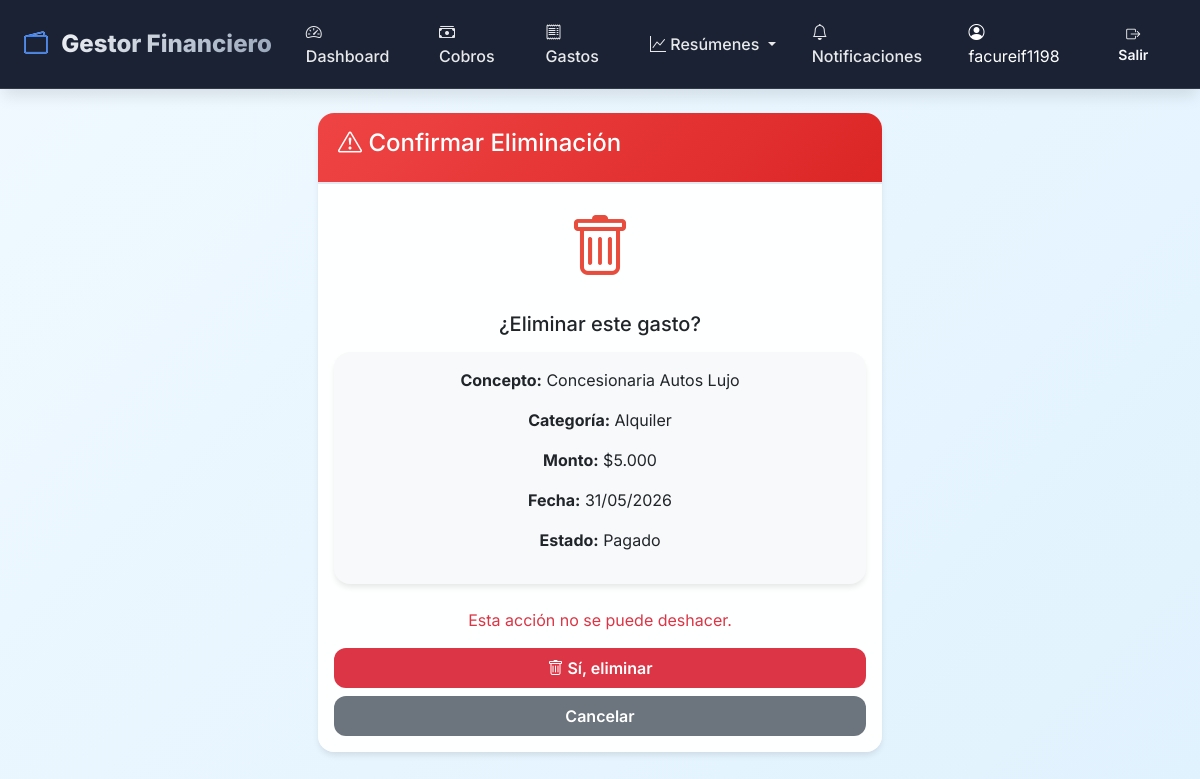
The app's page /gastos/eliminar/9/ (signed in) with its own data.
### finances/models.py (models this page shows, shortened)
class Gasto(models.Model):
    FORMA_PAGO_CHOICES = [
        ('efectivo', 'Efectivo'),
        ('transferencia', 'Transferencia'),
        ('tarjeta_credito', 'Tarjeta de Crédito'),
        ('tarjeta_debito', 'Tarjeta de Débito'),
        ('debito_automatico', 'Débito Automático'),
        ('cheque', 'Cheque'),
        ('otro', 'Otro'),
    ]
    ESTADO_CHOICES = [
        ('pendiente', 'Pendiente'),
        ('pagado', 'Pagado'),
        ('vencido', 'Vencido'),
        ('cancelado', 'Cancelado'),
    ]
    PERIODICIDAD_CHOICES = [
        ('unico', 'Único'),
        ('mensual', 'Mensual'),
        ('bimestral', 'Bimestral'),
        ('trimestral', 'Trimestral'),
        ('semestral', 'Semestral'),
        ('anual', 'Anual'),
    ]
    TIPO_CHOICES = [
        ('fijo', 'Fijo'),
        ('servicio', 'Servicio'),
        ('impuesto', 'Impuesto'),
        ('variable', 'Variable'),
        ('otro', 'Otro'),
    ]
    usuario = models.ForeignKey(User, on_delete=models.CASCADE, null=True, blank=True)
    categoria = models.ForeignKey(Categoria, on_delete=models.PROTECT)
    nombre = models.CharField(max_length=200)
    descripcion = models.TextField(blank=True)
    monto = models.DecimalField(max_digits=12, decimal_places=2, null=True, blank=True)
    tipo_gasto = models.CharField(max_length=20, choices=TIPO_CHOICES, default='fijo')
    fecha = models.DateField(default=timezone.now)
    fecha_vencimiento = models.DateField(null=True, blank=True)
    fecha_pago = models.DateField(null=True, blank=True)
    forma_pago = models.CharField(max_length=20, choices=FORMA_PAGO_CHOICES, default='efectivo')
    estado = models.CharField(max_length=15, choices=ESTADO_CHOICES, default='pendiente')
    comprobante = models.FileField(upload_to='comprobantes/%Y/%m/', null=True, blank=True)
    es_recurrente = models.BooleanField(default=False)
    pago_automatico = models.BooleanField(default=False)
    periodicidad = models.CharField(max_length=20, choices=PERIODICIDAD_CHOICES, default='unico')
    meses_a_generar = models.IntegerField(default=1)
    observaciones = models.TextField(blank=True)
    creado = models.DateTimeField(auto_now_add=True)
    actualizado = models.DateTimeField(auto_now=True)
    class Meta:
        ordering = ['-fecha']
        verbose_name = 'Gasto'
        verbose_name_plural = 'Gastos'

class Categoria(models.Model):
    TIPO_CHOICES = [
        ('ingreso', 'Ingreso'),
        ('gasto', 'Gasto'),
    ]
    usuario = models.ForeignKey(User, on_delete=models.CASCADE, null=True, blank=True)
    nombre = models.CharField(max_length=100)
    tipo = models.CharField(max_length=10, choices=TIPO_CHOICES)
    icono = models.CharField(max_length=50, blank=True)
    color = models.CharField(max_length=7, default='#3498db')
    activo = models.BooleanField(default=True)
    class Meta:
        ordering = ['nombre']
        verbose_name = 'Categoría'
        verbose_name_plural = 'Categorías'
        unique_together = ['usuario', 'nombre']

### finances/views.py (the view)
# urls.py: path('gastos/eliminar/<int:pk>/', views.eliminar_gasto, name='eliminar_gasto'),
@login_required
def eliminar_gasto(request, pk):
    gasto = get_object_or_404(Gasto, pk=pk, usuario=request.user)
    if request.method == 'POST':
        nombre = gasto.nombre
        gasto.delete()
        messages.success(request, f'🗑️ Gasto "{nombre}" eliminado')
        return redirect('lista_gastos')
    return render(request, 'finances/confirmar_eliminar_gasto.html', {'gasto': gasto})

### finances/templates/finances/confirmar_eliminar_gasto.html (shortened to what this page needs)
{% extends 'finances/base.html' %}
{% load humanize %}
{% block content %}
<div class="row justify-content-center">
    <div class="col-md-6">
        <div class="card border-danger">
            <div class="card-header bg-danger text-white">
                <h4><i class="bi bi-exclamation-triangle"></i> Confirmar Eliminación</h4>
            </div>
            <div class="card-body text-center">
                <i class="bi bi-trash" style="font-size: 4rem; color: #e74c3c;"></i>
                <h5 class="mt-3">¿Eliminar este gasto?</h5>
                <div class="card mt-3 bg-light">
                    <div class="card-body">
                        <p><strong>Concepto:</strong> {{ gasto.nombre }}</p>
                        <p><strong>Categoría:</strong> {{ gasto.categoria.nombre }}</p>
                        <p><strong>Monto:</strong>
                            {% if gasto.monto %}
                                ${{ gasto.monto|floatformat:0|intcomma }}
                            {% else %}
                                Sin monto
                            {% endif %}
                        </p>
                        <p><strong>Fecha:</strong> {{ gasto.fecha|date:"d/m/Y" }}</p>
                        <p><strong>Estado:</strong> {{ gasto.get_estado_display }}</p>
                    </div>
                </div>
                <p class="text-danger mt-3">Esta acción no se puede deshacer.</p>
                <form method="POST">
                    <div class="d-grid gap-2">
                        <button type="submit" class="btn btn-danger">
                            <i class="bi bi-trash"></i> Sí, eliminar
                        </button>
                        <a href="{% url 'lista_gastos' %}" class="btn btn-secondary">Cancelar</a>
                    </div>
                </form>
            </div>
        </div>
    </div>
</div>
{% endblock %}

### finances/templates/finances/base.html (shortened to what this page needs)
<!DOCTYPE html>
<html lang="es">
<head>
    <link href="https://cdn.jsdelivr.net/npm/bootstrap@5.1.3/dist/css/bootstrap.min.css" rel="stylesheet">
    <link rel="stylesheet" href="https://cdn.jsdelivr.net/npm/bootstrap-icons@1.8.1/font/bootstrap-icons.css">
</head>
<body>
    <nav class="navbar navbar-expand-lg navbar-dark mb-4">
        <div class="container">
            <a class="navbar-brand" href="{% url 'dashboard' %}">
                <i class="bi bi-wallet2"></i> Gestor Financiero
            </a>
            <div class="collapse navbar-collapse" id="navbarNav">
                <ul class="navbar-nav me-auto">
                    <li class="nav-item">
                        <a class="nav-link" href="{% url 'dashboard' %}">
                            <i class="bi bi-speedometer2"></i> Dashboard
                        </a>
                    </li>
                    <li class="nav-item">
                        <a class="nav-link" href="{% url 'lista_cobros' %}">
                            <i class="bi bi-cash-stack"></i> Cobros
                        </a>
                    </li>
                    <li class="nav-item">
                        <a class="nav-link" href="{% url 'lista_gastos' %}">
                            <i class="bi bi-receipt"></i> Gastos
                        </a>
                    </li>
                    <li class="nav-item dropdown">
                        <a class="nav-link dropdown-toggle" href="#" data-bs-toggle="dropdown">
                            <i class="bi bi-graph-up"></i> Resúmenes
                        </a>
                    </li>
                    <li class="nav-item">
                        <a class="nav-link" href="{% url 'notificaciones' %}">
                            <i class="bi bi-bell"></i> Notificaciones
                        </a>
                    </li>
                </ul>
                <div class="d-none d-lg-flex align-items-center ms-3">
                    <span class="text-white me-3">
                        <i class="bi bi-person-circle"></i> {{ user.username }}
                    </span>
                    <a href="{% url 'logout' %}" class="btn btn-outline-light btn-sm">
                        <i class="bi bi-box-arrow-right"></i> Salir
                    </a>
                </div>
            </div>
        </div>
    </nav>
    <div class="container">
        {% block content %}{% endblock %}
    </div>
</body>
</html>

### finances/templates/finances/base.html (style rules this page uses)
:root { --primary: #0f172a; --primary-light: #1e293b; --accent: #3b82f6; --accent-hover: #2563eb; --success: #10b981; --danger: #ef4444; --warning: #f59e0b; --info: #06b6d4; --gray-50: #f8fafc; --gray-100: #f1f5f9; --gray-200: #e2e8f0; --gray-600: #475569; --gray-800: #1e293b; --shadow-sm: 0 1px 2px 0 rgb(0 0 0 / 0.05); --shadow-md: 0 4px 6px -1px rgb(0 0 0 / 0.1); --shadow-lg: 0 10px 15px -3px rgb(0 0 0 / 0.1); --radius-lg: 1rem; --radius-md: 0.75rem; }
* { margin: 0; padding: 0; box-sizing: border-box; }
body { background: linear-gradient(135deg, #f0f9ff 0%, #e0f2fe 100%); font-family: 'Inter', -apple-system, BlinkMacSystemFont, 'Segoe UI', Roboto, sans-serif; min-height: 100vh; overflow-x: hidden; }
.navbar { background: rgba(15, 23, 42, 0.95) !important; backdrop-filter: blur(10px); box-shadow: var(--shadow-lg); border-bottom: 1px solid rgba(255,255,255,0.1); padding: 0.75rem 0; position: relative; z-index: 1050; }
.navbar-brand { font-weight: 800; font-size: 1.5rem; background: linear-gradient(135deg, #fff, #94a3b8); -webkit-background-clip: text; background-clip: text; color: transparent !important; }
.navbar-brand i { background: none; -webkit-background-clip: unset; background-clip: unset; color: var(--accent) !important; margin-right: 8px; }
.navbar-nav { align-items: center; }
.nav-link { font-weight: 500; transition: all 0.2s ease; border-radius: var(--radius-md); padding: 0.5rem 1rem !important; margin: 0 2px; color: rgba(255,255,255,0.9) !important; }
.card { border: none; border-radius: var(--radius-lg); background: rgba(255, 255, 255, 0.95); backdrop-filter: blur(4px); box-shadow: var(--shadow-md); transition: transform 0.2s ease, box-shadow 0.2s ease; overflow: hidden; margin-bottom: 1.5rem; }
.card-header { background: rgba(255,255,255,0.98); border-bottom: 2px solid var(--gray-200); padding: 1rem 1.25rem; font-weight: 700; }
.bg-danger { background: linear-gradient(135deg, var(--danger), #dc2626) !important; }
.btn { border-radius: var(--radius-md); font-weight: 600; padding: 0.5rem 1.25rem; transition: all 0.2s; border: none; }
.card, .metric-card, .alert { animation: fadeInUp 0.4s ease-out; }
.container { max-width: 1400px; padding: 0 1.5rem; }
.mb-4 { margin-bottom: 1.5rem !important; }

### records on screen
Gasto: nombre "Concesionaria Autos Lujo", categoria.nombre "Alquiler", monto "5.000", fecha "31/05/2026", estado "Pagado"

### other values on screen
{{ user.username }} "facureif1198"
